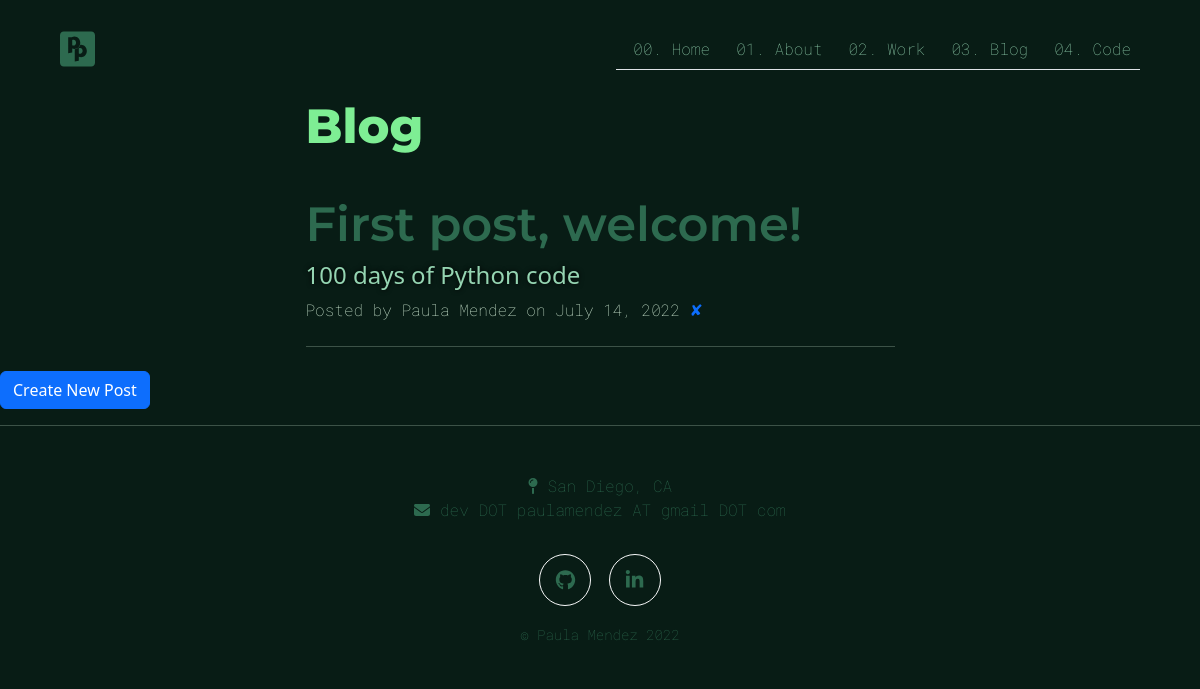
/blog (signed in), run on the app's committed database.
### main.py (models this page shows)
class BlogPost(db.Model):
    __tablename__ = "blog_post"
    id = db.Column(db.Integer, primary_key=True)
    author_id = db.Column(db.Integer, db.ForeignKey("user.id"))
    author = relationship("User", back_populates="posts")
    title = db.Column(db.String(250), unique=True, nullable=False)
    subtitle = db.Column(db.String(250), nullable=False)
    date = db.Column(db.String(250), nullable=False)
    body = db.Column(db.Text, nullable=False)
    img_url = db.Column(db.String(250), nullable=False)

class User(UserMixin, db.Model):
    __tablename__ = "user"
    id = db.Column(db.Integer, primary_key=True)
    email = db.Column(db.String(100), unique=True)
    password = db.Column(db.String(100))
    name = db.Column(db.String(100))
    posts = relationship("BlogPost", back_populates="author")

### main.py (the view)
@app.route("/blog")
def blog():
    print('hi, im in blog')
    posts = BlogPost.query.all()
    for blog_post in posts:
        print(blog_post.title)
    return render_template("blog.html", all_posts=posts, info=info, current_user=current_user)

### main.py (called while the page is built)
@login_manager.user_loader
def load_user(user_id):
    return User.query.get(int(user_id))

### templates/blog.html
{% include "header.html" %}
        <div class="container px-4 px-lg-5">
            <div class="row gx-4 gx-lg-5 justify-content-center">
                <div class="col-md-10 col-lg-8 col-xl-7 py-4">
                    <h1 class="mb-3 page-title">Blog</h1>
                </div>
            </div>
            <div class="row gx-4 gx-lg-5 justify-content-center">
                <div class="col-md-10 col-lg-8 col-xl-7">
                    {% for post in all_posts %}
                    <div class="post-preview">
                          <a href="{{ url_for('show_post', post_id=post.id) }}" class="post-link">
                                <h3 class="post-title">
                                    {{post.title}}
                                </h3>
                                <h4 class="post-subtitle">
                                    {{post.subtitle}}
                                </h4>
                          </a>
                      <p class="post-meta">Posted by
                        {{post.author.name}}
                        on {{post.date}}
                        {% if current_user.id == 1 %}
                        <a href="{{url_for('delete_post', post_id=post.id) }}">✘</a>
                        {% endif %}
                      </p>
                    </div>
                    <hr class="my-4" />
                    {% endfor %}
                </div>
            </div>
        </div>
        {% if current_user.id == 1 %}
        <div class="clearfix">
          <a class="btn btn-primary float-right" href="{{url_for('add_new_post')}}">Create New Post</a>
        </div>
        {% endif %}
{% include "footer.html" %}

### templates/footer.html (shortened to what this page needs)
        <hr>
        <footer class="footer mt-auto py-3 ">
            <div class="container">
                <div class="row justify-content-center text-center pt-3">
                    <div class="col-6">
                        <p class="footer-custom">
                            <i class="fa-solid fa-map-pin"></i> {{  info.location }}<br>
                            <i class="fa-solid fa-envelope"></i> {{ info.email }}
                        </p>
                    </div>
                </div>
                <div class="row justify-content-center text-center pt-3">
                    <div class="col-6">
                        <a class="btn btn-outline-light btn-social mx-1" href="{{ info.github }}" ><i class="fab fa-fw fa-github"></i></a>
                        <a class="btn btn-outline-light btn-social mx-1" href="{{ info.linkedin }}"><i class="fab fa-fw fa-linkedin-in"></i></a>
                    </div>
                </div>
                <div class="row justify-content-center text-center pt-3">
                 <div class="col-6 copyright text-center footer-custom"><small> &copy; {{ info.name }} {{ info.year }}</small></div>
                </div>
            </div>
        </footer>
    </body>
</html>

### static/css/custom_styles.css (style rules this page uses)
:root { --dark-jungle: #081C15; --regular-jungle: #1B4332; --light-jungle: #2D6A4F; --dark-green: #3BA951; --spring-green: #4DEE6D; --light-green: #7EEE94; --dark-honeydew:#52B788; --turquoise: #95D5B2; --light-honeydew: #D8F3DC; }
a { text-decoration: none; }
h1, h2, h3 { font-family: "Montserrat"; font-weight: 800; font-size: 3rem; }
p { background-color: var(--dark-jungle); color: var(--light-honeydew); font-weight: 100; font-family: "Roboto Mono"; }
body { background-color: var(--dark-jungle); color: var(--light-honeydew); }
.page-title { color: var(--light-green) }
footer { background-color: var(--dark-jungle); font-family: "Roboto Mono"; font-weight: 100; }
.footer-custom { color: var(--light-jungle); !important; }
.btn-social { border-radius: 100%; display: inline-flex; width: 3.25rem; height: 3.25rem; font-size: 1.25rem; justify-content: center; align-items: center; color: var(--light-jungle); }
.post-title { color: var(--light-jungle); font-weight: 600; }
.post-subtitle { color: var(--turquoise); font-weight: 200; text-shadow: 0 0 5px black; }

### data on the page
BlogPost: title "First post, welcome!", subtitle "100 days of Python code", author.name "Paula Mendez", date "July 14, 2022"
User: name "Paula Mendez"

### other printed values
{{ info.location }} "San Diego, CA"
{{ info.email }} "dev DOT paulamendez AT gmail DOT com"
{{ info.year }} "2022"
